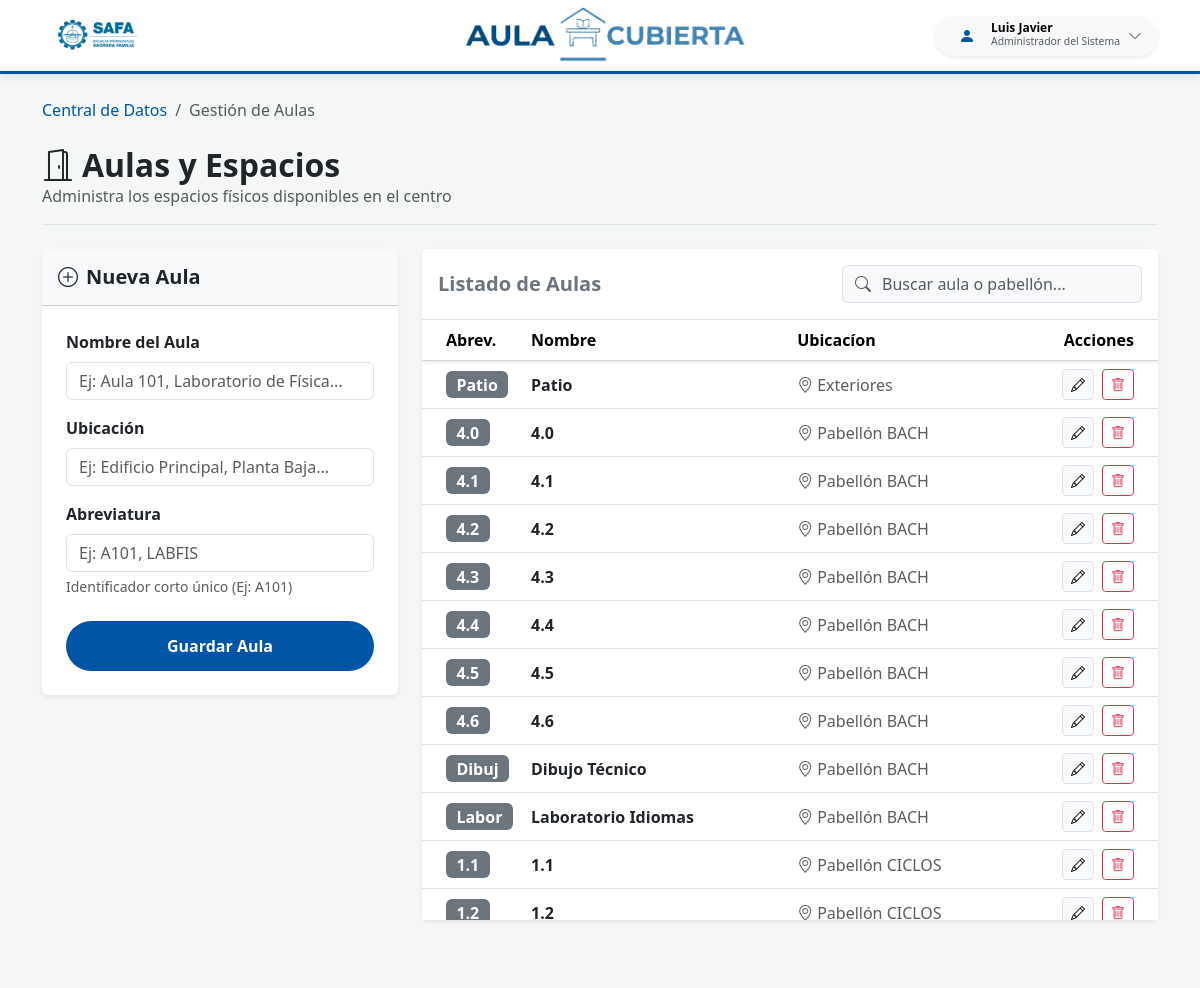
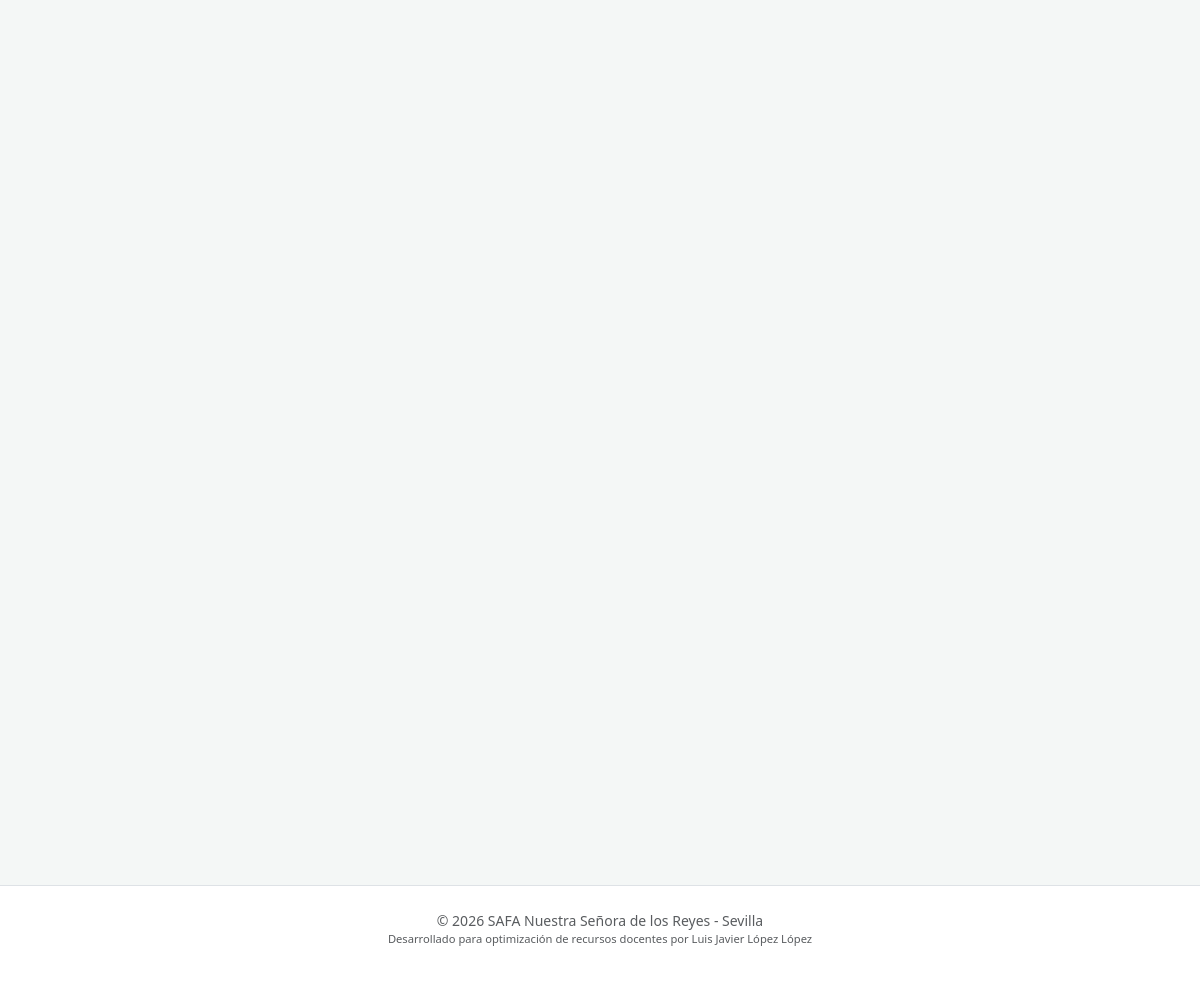
Page /datos/aulas/ (signed in) on the committed database (2 pictures, top to bottom).
### safa_guardias/models.py (models this page shows, shortened)
class CentroSaaSModel(models.Model):
    centro = models.ForeignKey(
        'CentroEscolar',
        on_delete=models.CASCADE,
        null=True, # Lo dejamos nullable por ahora para que no te dé error al hacer makemigrations con datos existentes
        blank=True
    )
    class Meta:
        abstract = True

class Profesor(CentroSaaSModel):
    ROLES_CHOICES = [
        ('ADMIN', 'Administrador del Sistema'),
        ('DIRECCION', 'Dirección'),
        ('JEFATURA', 'Jefatura de Estudios'),
        ('PROFESOR', 'Profesorado'),
    ]
    nombre = models.CharField(max_length=100)
    apellidos = models.CharField(max_length=150)
    abreviatura = models.CharField(max_length=10)
    email = models.EmailField(blank=True, null=True)
    usuario = models.OneToOneField(User, on_delete=models.SET_NULL, null=True, blank=True, related_name='perfil_profesor')
    rol = models.CharField(max_length=20, choices=ROLES_CHOICES, default='PROFESOR')
    centro = models.ForeignKey(CentroEscolar, on_delete=models.CASCADE, related_name='profesores', null=True, blank=True)

class Aula(CentroSaaSModel):
    nombre = models.CharField(max_length=100)
    pabellon = models.CharField(max_length=250)
    abrev = models.CharField(max_length=10, default='')
    class Meta:
        unique_together = ['centro', 'abrev'] # Bien! Un centro no puede tener dos aulas con la misma abrev

### safa_guardias/views.py (the view)
# urls.py: path('datos/aulas/', views.gestionar_aulas, name='gestionar_aulas'),
@login_required
def gestionar_aulas(request):
    centro = obtener_centro_usuario(request)
    if not centro:
        messages.error(request, "Selecciona un centro antes de gestionar las aulas.")
        return redirect('centro_datos')
    aula_edit_id = request.GET.get('edit')
    aula_instancia = None
    if aula_edit_id:
        aula_instancia = get_object_or_404(Aula, id=aula_edit_id, centro=centro)
    if request.method == 'POST':
        action = request.POST.get('action')
        if action == 'delete':
            aula_id = request.POST.get('aula_id')
            aula_a_borrar = get_object_or_404(Aula, id=aula_id, centro=centro)
            try:
                aula_a_borrar.delete()
                messages.success(request, "Aula eliminada correctamente.")
            except Exception:
                messages.error(request, "No se puede eliminar el aula porque tiene horarios o guardias asociadas.")
            return redirect('gestionar_aulas')
        elif action == 'save':
            form = AulaForm(request.POST, instance=aula_instancia)
            if form.is_valid():
                nueva_aula = form.save(commit=False)
                nueva_aula.centro = centro
                try:
                    nueva_aula.save()
                    mensaje = "Aula actualizada con éxito." if aula_instancia else "Aula creada con éxito."
                    messages.success(request, mensaje)
                    return redirect('gestionar_aulas')
                except IntegrityError:
                    messages.error(request, f"Ya existe una aula con la abreviatura '{nueva_aula.abrev}' en el centro.")
            else:
                messages.error(request, "Revisa los errores en el formulario.")
    else:
        form = AulaForm(instance=aula_instancia)
    aulas = Aula.objects.filter(centro=centro).order_by('pabellon', 'nombre')
    contexto = {
        'aulas': aulas,
        'form': form,
        'is_edit': bool(aula_instancia),
        'centro': centro
    }
    return render(request, 'gestionar_aulas.html', contexto)

### safa_guardias/forms.py
class AulaForm(forms.ModelForm):
    class Meta:
        model = Aula
        fields = ['nombre', 'pabellon', 'abrev']
        widgets = {
            'nombre': forms.TextInput(attrs={
                'class': 'form-control',
                'placeholder': 'Ej: Aula 101, Laboratorio de Física...'
            }),
            'pabellon': forms.TextInput(attrs={
                'class': 'form-control',
                'placeholder': 'Ej: Edificio Principal, Planta Baja...'
            }),
            'abrev': forms.TextInput(attrs={
                'class': 'form-control',
                'placeholder': 'Ej: A101, LABFIS'
            }),
        }

### safa_guardias/context_processors.py (called while the page is built)
def selector_centros_global(request):
    es_admin = request.user.is_authenticated and (
            request.user.is_superuser or
            (hasattr(request.user, 'perfil_profesor') and request.user.perfil_profesor.rol == 'ADMIN')
    )
    if es_admin:
        return {
            'lista_centros_admin': CentroEscolar.objects.all().order_by('nombre'),
            'centro_activo_admin': obtener_centro_usuario(request)
        }
    return {}

### safa_guardias/utils.py (called while the page is built)
def obtener_centro_usuario(request):
    es_admin = request.user.is_superuser or (
            hasattr(request.user, 'perfil_profesor') and request.user.perfil_profesor.rol == 'ADMIN'
    )
    if es_admin:
        centro_id_sesion = request.session.get('centro_activo_id')
        if centro_id_sesion:
            return CentroEscolar.objects.filter(id=centro_id_sesion).first()
    try:
        return request.user.perfil_profesor.centro
    except AttributeError:
        return None

### templates/gestionar_aulas.html (shortened to what this page needs)
{% extends 'base.html' %}
{% block body %}
<div class="container py-4">
    <nav aria-label="breadcrumb" class="mb-4">
        <ol class="breadcrumb">
            <li class="breadcrumb-item"><a href="{% url 'centro_datos' %}" class="text-decoration-none">Central de Datos</a></li>
            <li class="breadcrumb-item active">Gestión de Aulas</li>
        </ol>
    </nav>
    <div class="d-flex justify-content-between align-items-center mb-4 border-bottom pb-3">
        <div>
            <h2 class="fw-bold mb-0 text-dark"><i class="bi bi-door-open me-2"></i>Aulas y Espacios</h2>
            <p class="text-muted mb-0">Administra los espacios físicos disponibles en el centro</p>
        </div>
    </div>
    <div class="row g-4">
        <div class="col-lg-4">
            <div class="card border-0 shadow-sm">
                <div class="card-header bg-light p-3">
                    <h5 class="mb-0 fw-bold">
                        {% if is_edit %}
                            <i class="bi bi-pencil-square me-2"></i>Editar Aula
                        {% else %}
                            <i class="bi bi-plus-circle me-2"></i>Nueva Aula
                        {% endif %}
                    </h5>
                </div>
                <div class="card-body p-4">
                    <form method="POST" action="{% if is_edit %}?edit={{ form.instance.id }}{% endif %}">
                        <div class="mb-3">
                            <label class="form-label fw-semibold">Nombre del Aula</label>
                            {{ form.nombre }}
                        </div>
                        <div class="mb-3">
                            <label class="form-label fw-semibold">Ubicación</label>
                            {{ form.pabellon }}
                        </div>
                        <div class="mb-4">
                            <label class="form-label fw-semibold">Abreviatura</label>
                            {{ form.abrev }}
                            <div class="form-text small">Identificador corto único (Ej: A101)</div>
                        </div>
                        <div class="d-grid gap-2">
                            <button type="submit" class="btn btn-safa rounded-pill fw-bold">
                                {% if is_edit %}Actualizar Aula{% else %}Guardar Aula{% endif %}
                            </button>
                        </div>
                    </form>
                </div>
            </div>
        </div>
        <div class="col-lg-8">
            <div class="card border-0 shadow-sm h-100">
                <div class="card-header bg-white border-bottom p-3 d-flex justify-content-between align-items-center">
                    <h5 class="mb-0 fw-bold text-secondary">Listado de Aulas</h5>
                    <div class="input-group" style="max-width: 300px;">
                        <span class="input-group-text bg-light border-end-0"><i class="bi bi-search text-muted"></i></span>
                        <input type="text" id="buscadorTabla" class="form-control border-start-0 ps-0 bg-light" placeholder="Buscar aula o pabellón...">
                    </div>
                </div>
                <div class="card-body p-0">
                    <div class="table-responsive" style="max-height: 600px; overflow-y: auto;">
                        <table class="table table-hover align-middle mb-0" id="tablaRegistros">
                            <thead class="bg-light sticky-top shadow-sm">
                                <tr>
                                    <th class="ps-4" style="width: 100px;">Abrev.</th>
                                    <th>Nombre</th>
                                    <th>Ubicacíon</th>
                                    <th class="text-end pe-4" style="width: 130px;">Acciones</th>
                                </tr>
                            </thead>
                            <tbody>
                                {% for aula in aulas %}
                                <tr class="fila-registro">
                                    <td class="ps-4"><span class="badge bg-secondary fs-6">{{ aula.abrev }}</span></td>
                                    <td class="fw-semibold text-dark">{{ aula.nombre }}</td>
                                    <td class="text-muted"><i class="bi bi-geo-alt me-1"></i>{{ aula.pabellon }}</td>
                                    <td class="text-end pe-4">
                                        <div class="d-flex justify-content-end gap-2">
                                            <a href="?edit={{ aula.id }}" class="btn btn-sm btn-light border" title="Editar">
                                                <i class="bi bi-pencil"></i>
                                            </a>
                                            <button type="button" class="btn btn-sm btn-outline-danger"
                                                    data-bs-toggle="modal"
                                                    data-bs-target="#modalEliminar"
                                                    data-id="{{ aula.id }}"
                                                    data-nombre="{{ aula.nombre }} ({{ aula.pabellon }})"
                                                    title="Eliminar">
                                                <i class="bi bi-trash"></i>
                                            </button>
                                        </div>
                                    </td>
                                </tr>
                                {% endfor %}
                            </tbody>
                        </table>
                    </div>
                </div>
            </div>
        </div>
    </div>
</div>
{% endblock %}

### templates/barra_navegacion.html (shortened to what this page needs)
{% load static %}
<nav class="navbar navbar-expand-lg navbar-light sticky-top py-2">
    <div class="container">
        <a class="navbar-brand" href="{% url 'index' %}">
            <img src="{% static 'images/logo_safa.png' %}" alt="Logo SAFA" style="height: 45px; width: auto;">
        </a>
        <div class="navbar-title-center d-none d-md-block">
            <a href="{% url 'index' %}">
                <img src="{% static 'images/logo.png' %}" alt="Logo App" style="height: 80px; width: auto;">
            </a>
        </div>
        <div class="ms-auto d-flex align-items-center">
            {% if user.is_authenticated %}
                <div class="dropdown">
                    <button class="btn btn-light border-0 d-flex align-items-center gap-2 rounded-pill px-3 py-1 shadow-sm"
                            type="button" id="userMenu" data-bs-toggle="dropdown" aria-expanded="false" data-bs-auto-close="outside">
                        <div class="icon-safa text-white rounded-circle d-flex align-items-center justify-content-center"
                             style="width: 32px; height: 32px;">
                            <i class="bi bi-person-fill"></i>
                        </div>
                        <div class="text-start d-none d-sm-block">
                            <div class="fw-bold" style="font-size: 0.75rem; line-height: 1;">{{ user.perfil_profesor.nombre }}</div>
                            <div class="text-muted" style="font-size: 0.65rem;">{{ user.perfil_profesor.get_rol_display }}</div>
                        </div>
                        <i class="bi bi-chevron-down small text-muted"></i>
                    </button>
                </div>
            {% else %}
                <a href="{% url 'login' %}" class="btn btn-safa btn-sm rounded-pill px-4">
                    <i class="bi bi-person-circle me-1"></i> Acceder
                </a>
            {% endif %}
        </div>
    </div>
</nav>

### static/css/global.css (style rules this page uses)
:root { --safa-blue: #0054a6; --safa-light-blue: #e6f0f9; --safa-accent: #f39c12; --safa-success: #28a745; --safa-warning: #ffc107; --safa-danger: #dc3545; --bs-primary: var(--safa-blue); --bs-primary-rgb: 0, 84, 166; --bs-primary-border-subtle: var(--safa-light-blue); }
body { background-color: #f4f7f6; font-family: 'Segoe UI', Roboto, sans-serif; }
.navbar { background-color: white !important; border-bottom: 3px solid var(--safa-blue); box-shadow: 0 2px 10px rgba(0, 0, 0, 0.1); }
.btn-safa { background-color: var(--safa-blue); color: white; border-radius: 8px; padding: 12px 25px; transition: all 0.3s; text-decoration: none; display: inline-block; text-align: center; }
.navbar-title-center { font-family: 'Montserrat', sans-serif; font-size: 1.8rem; letter-spacing: -0.5px; color: var(--safa-blue); position: absolute; left: 50%; transform: translateX(-50%); white-space: nowrap; margin: 0; }
.navbar > .container { position: relative; display: flex; justify-content: space-between; align-items: center; }
.icon-safa { color: var(--safa-blue) !important; }
a { color: var(--safa-blue); }

### rows in the picture
Aula: abrev "Patio", nombre "Patio", pabellon "Exteriores"
Aula: abrev "4.0", nombre "4.0", pabellon "Pabellón BACH"
Aula: abrev "4.1", nombre "4.1", pabellon "Pabellón BACH"
Aula: abrev "4.2", nombre "4.2", pabellon "Pabellón BACH"
Aula: abrev "4.3", nombre "4.3", pabellon "Pabellón BACH"
Aula: abrev "4.4", nombre "4.4", pabellon "Pabellón BACH"
Aula: abrev "4.5", nombre "4.5", pabellon "Pabellón BACH"
Aula: abrev "4.6", nombre "4.6", pabellon "Pabellón BACH"
Aula: abrev "Dibuj", nombre "Dibujo Técnico", pabellon "Pabellón BACH"
Aula: abrev "Labor", nombre "Laboratorio Idiomas", pabellon "Pabellón BACH"
Aula: abrev "1.1", nombre "1.1", pabellon "Pabellón CICLOS"
Aula: abrev "1.2", nombre "1.2", pabellon "Pabellón CICLOS"

### other values in the picture
{{ user.perfil_profesor.nombre }} "Luis Javier"
{{ user.perfil_profesor.get_rol_display }} "Administrador del Sistema"
